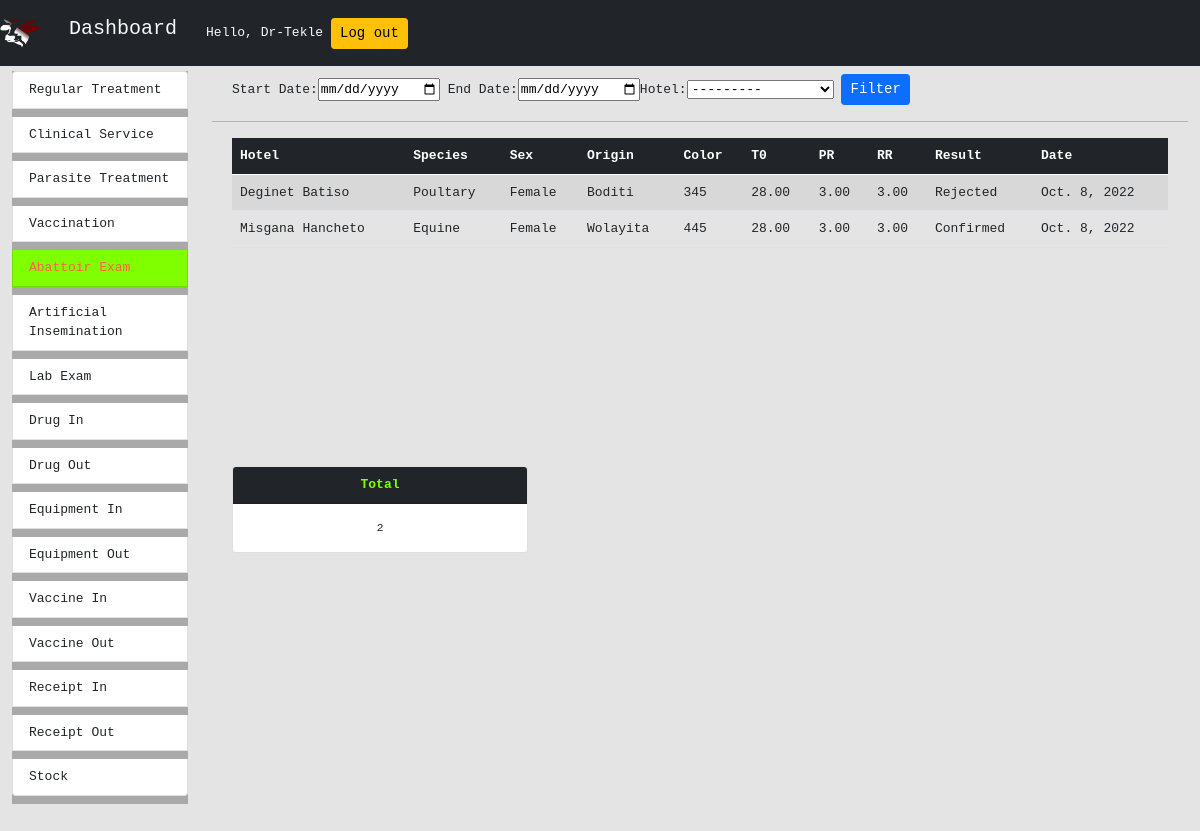
/dashboard/abattoir_exam_summary/ (signed in), run on the app's committed database.
### abattoir_exam/models.py (models this page shows, shortened)
class AbattoirExam(models.Model):
    hotel = models.ForeignKey(Hotel,on_delete=models.CASCADE,null=False)
    species = models.ForeignKey(Species,on_delete=models.PROTECT,null=False)
    sex = models.CharField(max_length=10,choices=SEX_CHOICES,null=False)
    origin = models.ForeignKey(Origin,on_delete=models.PROTECT,null=False)
    color = models.ForeignKey(Color,on_delete=models.PROTECT,null=False)
    body_weight = models.PositiveIntegerField(null=False)
    t0 = models.DecimalField(verbose_name="T0", max_digits=5,
                             decimal_places=2,null=False)
    pr = models.DecimalField(verbose_name="PR", max_digits=5,
                             decimal_places=2,null=False)
    rr = models.DecimalField(verbose_name="RR", max_digits=5,
                             decimal_places=2,null=False)
    date = models.DateField(auto_now=False,auto_now_add=True)
    result = models.CharField(max_length=100,choices=RESULT_CHOICES,null=False)

class Hotel(models.Model):
    hotel_name = models.CharField(max_length=100,null=False)
    hotel_code = models.IntegerField(primary_key=True,null=False)
    def __str__(self) -> str:
        return self.hotel_name

class Origin(models.Model):
    origin = models.CharField(max_length=100,null=False)

### registernewuser/models.py (models this page shows, shortened)
class Species(models.Model):
    species_type = models.CharField(max_length=100)

### dashboard/views.py (the view, shortened to what this page needs)
# urls.py: path('abattoir_exam_summary/',AbattoirExamSummary.as_view(),name="abattoir_exam_summary"),
class AbattoirExamSummary(LoginRequiredMixin, View):
    login_url = "/"
    templateUrl = "dashboard/abattoir_exam_summary.html"
    dateForm = DateRangeFrom()
    hotelForm = HotelSelectForm()
    def get(self, request):
        abattoir_exam_ojb = AbattoirExam.objects.all()
        total = abattoir_exam_ojb.count()
        context = {
            "abattoir_exam": abattoir_exam_ojb,
            "dateForm": self.dateForm,
            "hotelForm": self.hotelForm,
            "total": total,
        }
        return render(request, self.templateUrl, context)

### dashboard/forms.py
class DateRangeFrom(forms.Form):
    start_date = forms.DateField(label='Start Date',widget=forms.DateInput(attrs={'type':'date',
                                    'id':'start_date'}))
    end_date = forms.DateField(label='End Date',widget=forms.DateInput(attrs={'type':'date',
                                    'id':'end_date'}))

class HotelSelectForm(forms.ModelForm):
    class Meta:
        model = AbattoirExam
        fields = ["hotel"]
        widgets = {
            'hotel' : forms.Select(attrs={'id':'hotel'})
         }

### dashboard/templates/dashboard/abattoir_exam_summary.html (shortened to what this page needs)
{% extends 'dashboard/main.html' %}
{% load static %} {% block title %} Dashboard {%endblock title %}
 {% block content %}
<div class="row m-2">
	<form action="" method="POST">
		{%csrf_token%} {{dateForm}}{{hotelForm}}
		<input type="submit" value="Filter" class="btn btn-sm btn-primary" />
	</form>
</div>
<hr />
<div class="row overflow-auto m-2" id="summary">
	<div class="col-md-12">
		<table class="table table-striped">
			<thead>
				<tr class="table-dark">
					<th scope="col">Hotel</th>
					<th scope="col">Species</th>
					<th scope="col">Sex</th>
					<th scope="col">Origin</th>
					<th scope="col">Color</th>
					<th scope="col">T0</th>
					<th scope="col">PR</th>
					<th scope="col">RR</th>
					<th scope="col">Result</th>
					<th scope="col">Date</th>
				</tr>
			</thead>
			{% for row in abattoir_exam %}
			<tr>
				<td>{{row.hotel.hotel_name}}</td>
				<td>{{row.species.species_type}}</td>
				<td>{{row.sex}}</td>
				<td>{{row.origin.origin}}</td>
				<td>{{row.body_weight}}</td>
				<td>{{row.t0}}</td>
				<td>{{row.pr}}</td>
				<td>{{row.rr}}</td>
				<td>{{row.result}}</td>
				<td>{{row.date}}</td>
			</tr>
			{% endfor %}
		</table>
	</div>
</div>
<div class="row overflow-auto m-2" id="summary-additional">
	<div class="col-md-4 col-sm-12">
		<div class="card">
			<div class="card-header bg-dark">
				Total
			</div>
			<div class="card-body">
				<p class="card-text">{{total}}</p>
			</div>
		</div>
	</div>
	{% endblock content %}

### dashboard/templates/dashboard/navbar.html (shortened to what this page needs)
  {% load static %}
  <nav class="navbar navbar-expand-lg navbar-dark bg-dark">
      <img src="{% static 'home/cattle_logo_2.png' %}" width="40" height="40" class="d-inline-block align-top navbar-brand" alt="">
      <a href="{%url 'dashboard:index'%}""><h1 class="navbar-brand text-light btn" id="dashboard-home">Dashboard</h1></a>
    <span id="username" class="m2 text-md text-light">Hello, {{request.user}}</span>
    <span id="logout">
      <a href="{% url 'home:logout' %}">
        <button class="btn btn-sm btn-warning m-2">Log out</button>
      </a>
    </span>
  </nav>

### dashboard/static/dashboard/style.css (style rules this page uses)
#body { background-color: rgb(228, 228, 228); margin: 0; padding: 0; font-family: monospace; font-size: medium; height: 100%; width: 100%; }
#summary { height: 40vh; }
#summary-additional { height: 60vh; }
thead th { position: sticky; top: 0; z-index: 1; }
.card { height: fit-content; }
.card-body { text-align: center; font-size: 0.7rem; font-family: monospace; }
.card-header { font-size: medium; font-family: monospace; font-weight: bold; text-align: center; color: chartreuse; }

### dashboard/templates/dashboard/navbar.html (style rules this page uses)
.navbar-brand { font-family: monospace; }

### data on the page
AbattoirExam: hotel.hotel_name "Deginet Batiso", species.species_type "Poultary", sex "Female", origin.origin "Boditi", body_weight "345", t0 "28.00", pr "3.00", rr "3.00", result "Rejected", date "Oct. 8, 2022"
AbattoirExam: hotel.hotel_name "Misgana Hancheto", species.species_type "Equine", sex "Female", origin.origin "Wolayita", body_weight "445", t0 "28.00", pr "3.00", rr "3.00", result "Confirmed", date "Oct. 8, 2022"

### other printed values
{{ request.user }} "Dr-Tekle"
{{ total }} "2"
